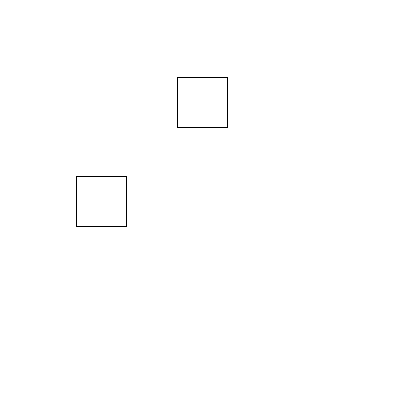
Frame 1 (no input)
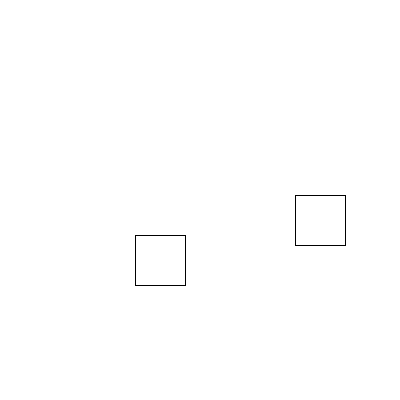
Frame 60 (the mouse pressed at the canvas centre just before this capture)
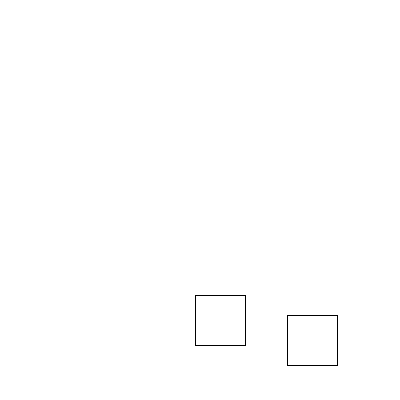
Frame 120 (the mouse held since frame 60 and released just before this capture)

The Processing sketch that drew these frames (run headless with seeded random() and noise(); from frame 60 on, the mouse is pressed at the canvas centre):

// Processing sketch: boxes_bouncing_bad
// ── boxes_bouncing_bad.pde

int[] squareW = {50,50}; 

int[] posX={100,200};
int[] posY={200,100};

int[] directionX = {1,2};
int[] directionY = {1,2};


void setup(){
  size(400,400);
}

void draw(){
  background(255);
  for(int i=0;i<2;i++){
    if(!isInsideW(i)){
       directionX[i] = directionX[i] * (-1);
    }
    posX[i] += directionX[i];
    if(!isInsideH(i)){
       directionY[i] = directionY[i] * (-1);
    }
    posY[i] += directionY[i];
    check_collision(i);
    rectMode(CENTER);
    rect(posX[i],posY[i],squareW[i],squareW[i]);
  }
  

}

boolean isInsideW(int squareId){
  return (posX[squareId]+(squareW[squareId]/2)<width && posX[squareId]-(squareW[squareId]/2)>0);
}

boolean isInsideH(int squareId){
  return (posY[squareId]+(squareW[squareId]/2)<height && posY[squareId]-(squareW[squareId]/2)>0);
}

void check_collision(int squareId){
  for(int i=0;i<posX.length;i++){
    if(i==squareId) return;
    if(posX[squareId]+(squareW[squareId]/2)>=posX[i]-(squareW[i]/2) && posY[squareId]+(squareW[squareId]/2)>=posY[i]-(squareW[i]/2) && posY[squareId]-(squareW[squareId]/2)<=posY[i]+(squareW[i]/2)){
      directionX[squareId] = directionX[squareId] * (-1);
      directionX[i] = directionX[i] * (-1);
    }
    if(posX[squareId]-(squareW[squareId]/2)>=posX[i]+(squareW[i]/2) && posY[squareId]+(squareW[squareId]/2)>=posY[i]-(squareW[i]/2) && posY[squareId]-(squareW[squareId]/2)<=posY[i]+(squareW[i]/2)){
      directionX[squareId] = directionX[squareId] * (-1);
      directionX[i] = directionX[i] * (-1);
    }
    if(posY[squareId]-(squareW[squareId]/2)>=posY[i]+(squareW[i]/2) && posX[squareId]+(squareW[squareId]/2)>=posX[i]-(squareW[i]/2) && posX[squareId]-(squareW[squareId]/2)<=posX[i]+(squareW[i]/2)){
      directionY[squareId] = directionY[squareId] * (-1);
      directionY[i] = directionY[i] * (-1);
    }
    if(posY[squareId]+(squareW[squareId]/2)>=posY[i]-(squareW[i]/2) && posX[squareId]+(squareW[squareId]/2)>=posX[i]-(squareW[i]/2) && posX[squareId]-(squareW[squareId]/2)<=posX[i]+(squareW[i]/2)){
      directionY[squareId] = directionY[squareId] * (-1);
      directionY[i] = directionY[i] * (-1);
    }
  }
}
